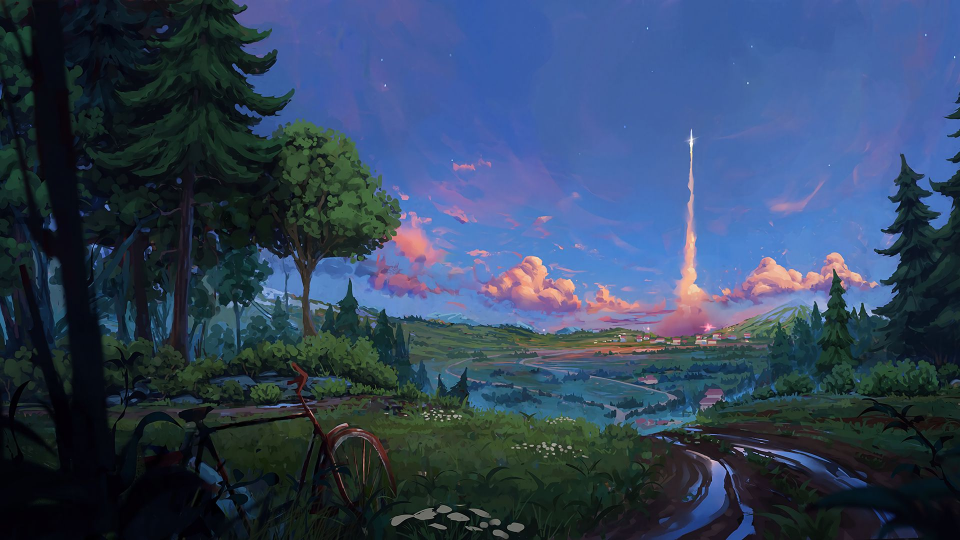
#> input picture Python codes/image/spd.jpg, 1920 x 1080 px (shown at 1/2 size)
$ python load_image.py
#> lines starting #> are read from the running program, lines starting #| are printed output that depends on the picture
import cv2 as cv

#processing

	#image1
img1 = cv.imread('spd.jpg', 1)
#> img1 is the input picture: shape (1080, 1920, 3); mean B, G, R 93.8, 68.3, 50.4
imgs1 = cv.resize(img1, (940,540))
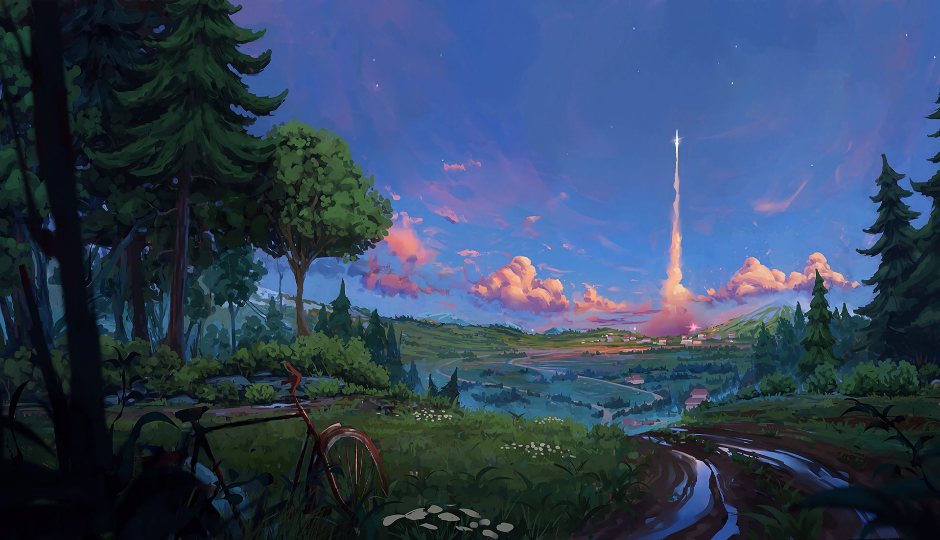
#> imgs1: shape (540, 940, 3); mean B, G, R 93.8, 68.3, 50.4
cv.namedWindow('Foto normal dengan ukuran sesuai window', cv.WINDOW_NORMAL)
cv.imshow('Foto normal dengan ukuran sesuai window', imgs1)
	#image2
img2 = cv.imread('spd.jpg', cv.IMREAD_GRAYSCALE)
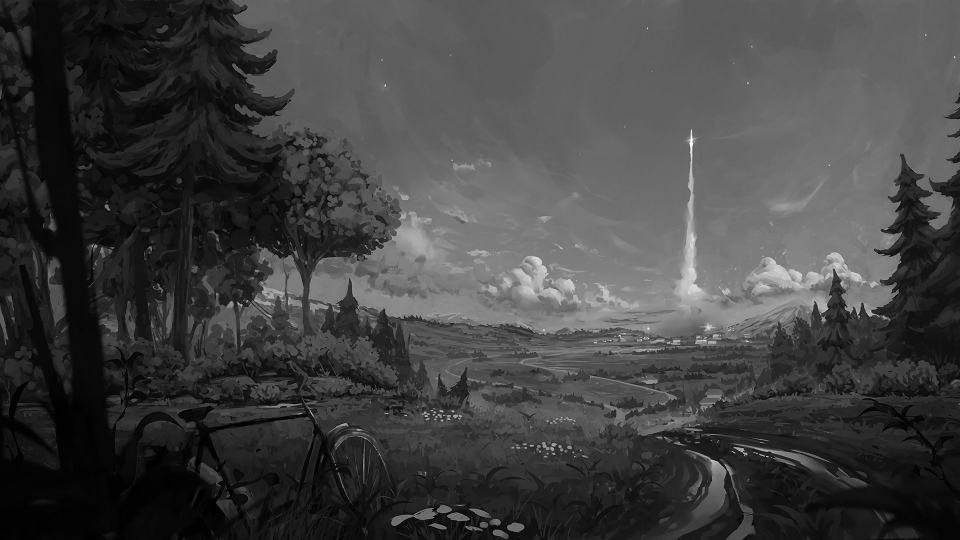
#> img2: shape (1080, 1920) (shown at 1/2 size); min 0, max 255, mean 65.9
imgs2= cv.resize(img2, (940, 560))
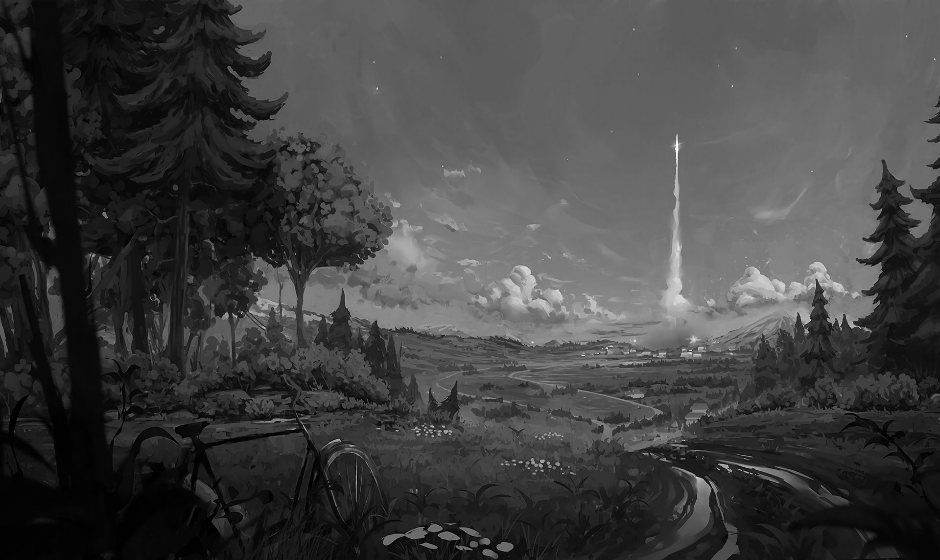
#> imgs2: shape (560, 940); min 0, max 255, mean 65.8
cv.namedWindow('Foto dengan warna gray', cv.WINDOW_NORMAL)
cv.imshow('Foto dengan warna gray', imgs2)
	#image3
img3= cv.imread('spd.jpg', 1)
imgs3= cv.resize(img3, (940,540))
cv.imshow('Foto dengan ukuran konstan (940,540)', imgs3)

#image info
print('first tuple resolution:' ,img1.shape[0])
#| first tuple resolution: 1080
print('Resolution:', img1.shape)
#| Resolution: (1080, 1920, 3)
print('Size in byte:', img1.size)
#| Size in byte: 6220800

#wait key
cv.waitKey(0)

$ run again, with Python codes/image/face-eye.jpeg copied over Python codes/image/spd.jpg
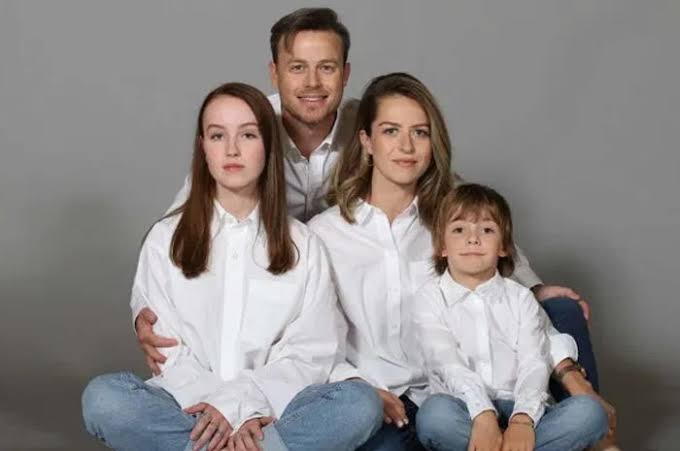
#> input picture Python codes/image/face-eye.jpeg, 680 x 451 px
#> img1 is the input picture: shape (451, 680, 3); mean B, G, R 133.5, 134.7, 140
#> `imgs1 = cv.resize(img1, (940,540))`:
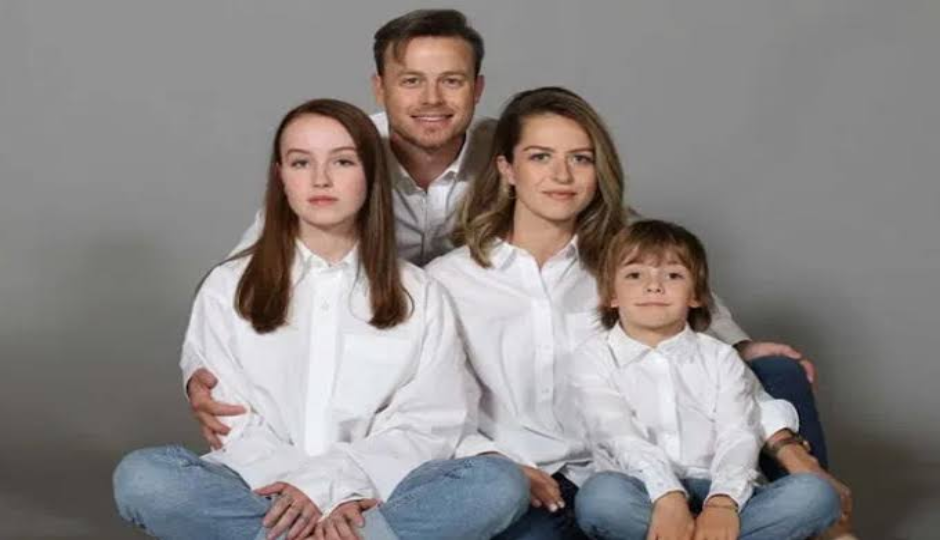
#> imgs1: shape (540, 940, 3); mean B, G, R 133.4, 134.6, 140
#> `imgs2= cv.resize(img2, (940, 560))`:
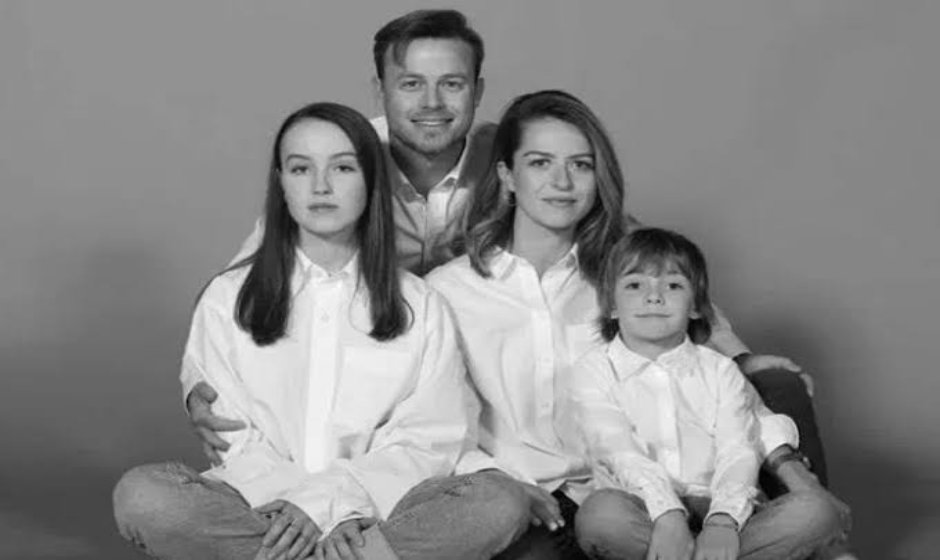
#> imgs2: shape (560, 940); min 0, max 253, mean 136.1
#| first tuple resolution: 451
#| Resolution: (451, 680, 3)
#| Size in byte: 920040
